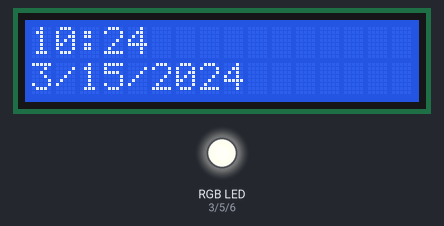
A sketch run on a simulated Arduino Uno, built with avr-gcc and run on an emulated ATmega328P. On the bench: 16×2 character LCD, an RGB LED mixed from three pins (HIGH = lit). The local clock reads 2024-03-15 10:24:30 at power-on unless the sketch sets it.

Above: at 0.21 s.
At 5.93 s:
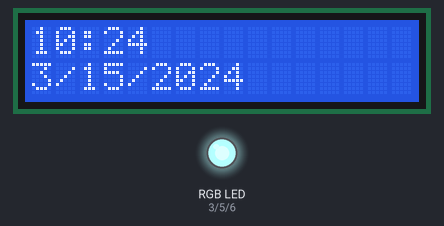
At 10.45 s:
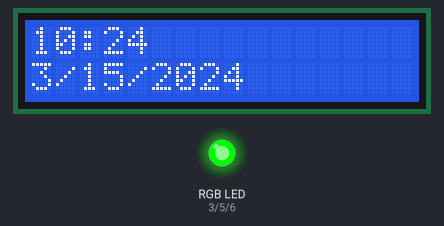
At 20.6 s:
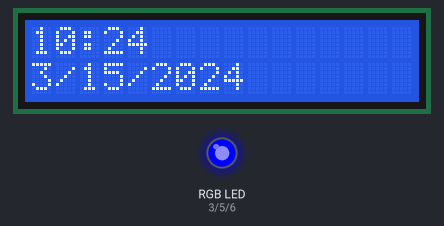
At 30.11 s:
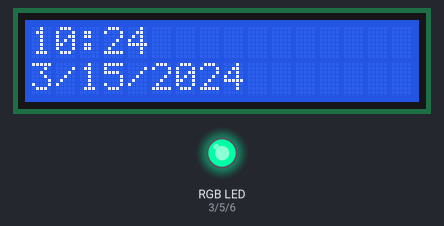
At 39.74 s:
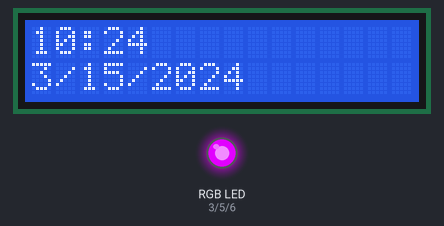
Timing chart, 0 to 40.0 s (numbered marks = the images above):
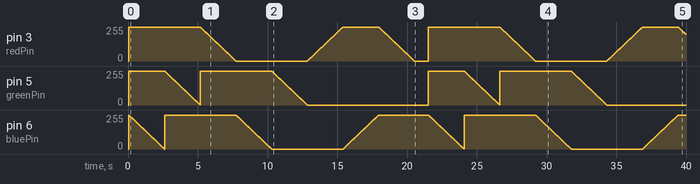

The sketch:

sketch_may31b.ino
```cpp
#include <Wire.h>
#include "RTClib.h"
#include <LiquidCrystal.h>

LiquidCrystal lcd(7, 8, 9, 10, 11, 12);
RTC_DS1307 rtc;
//set led pins
int redPin = 3;
int greenPin = 5;
int bluePin = 6;
//set initial led colors
int B = 0;
int R = 0;

#define COMMON_ANODE
int G = 0;

void setup()
{
  lcd.begin(16, 2);

  Serial.begin(57600);
#ifdef AVR
  Wire.begin();
#else
  Wire1.begin(); // Shield I2C pins connect to alt I2C bus on Arduino Due
#endif
  rtc.begin();
  //uncomment below to reset RTC
  //rtc.adjust(DateTime(__DATE__, __TIME__));
  if (! rtc.isrunning())
  {
    Serial.println("RTC is NOT running!");
    // following line sets the RTC to the date & time this sketch was compiled
    rtc.adjust(DateTime(__DATE__, __TIME__));
  }

   pinMode(redPin, OUTPUT);
  pinMode(greenPin, OUTPUT);
  pinMode(bluePin, OUTPUT);
}

void loop()
{
  DateTime now = rtc.now();

  lcd.print(now.hour(), DEC);
  lcd.print(':');
  lcd.print(now.minute(), DEC);
 // lcd.print(':');
  //lcd.print(now.second(), DEC);
  lcd.print(' ' );

  lcd.setCursor(0,1);

  lcd.print(now.month(), DEC);
  lcd.print('/');
  lcd.print(now.day(), DEC);
  lcd.print('/');
  lcd.print(now.year(), DEC);
  lcd.print(' ');


  while (B<255)
    {
      B++;
      setColor(R,G,B);
      delay(10);
    }
  B=0;
  while (G<255)
   {
      G++;
      setColor(R,G,B);
      delay(10);
    }
  G=0;
    while (R<255)
    {
      R++;
      setColor(R,G,B);
      delay(10);
    }
  while (B<255)
    {
      B++;
      setColor(R,G,B);
      delay(10);
    }
  while (G<255)
    {
      G++;
      setColor(R,G,B);
      delay(10);
    }
    while (R>0)
    {
      R--;
      setColor(R,G,B);
      delay(10);
    }
    while (B>0)
    {
      B--;
      setColor(R,G,B);
      delay(10);
    }
    while(R<255)
    {
      R++;
      setColor(R,G,B);
      delay(10);
    }
    R=0;
    B=0;
    G=0;
    delay(1000);
   lcd.setCursor(0,0);

}

void setColor(int red, int green, int blue)
{
  #ifdef COMMON_ANODE
    red = 255 - red;
    green = 255 - green;
    blue = 255 - blue;
  #endif
  analogWrite(redPin, red);
  analogWrite(greenPin, green);
  analogWrite(bluePin, blue);
}
```
